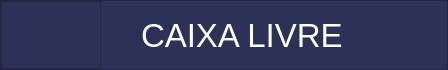
        <widget class="QFrame" name="frame">
         <property name="minimumSize">
          <size>
           <width>0</width>
           <height>50</height>
          </size>
         </property>
         <property name="maximumSize">
          <size>
           <width>16777215</width>
           <height>70</height>
          </size>
         </property>
         <property name="styleSheet">
          <string notr="true">QFrame{background-color: #2b3157;

}
QPushButton{
background-color: #2b3157;
border:none;
}</string>
         </property>
         <property name="frameShape">
          <enum>QFrame::StyledPanel</enum>
         </property>
         <property name="frameShadow">
          <enum>QFrame::Raised</enum>
         </property>
         <layout class="QHBoxLayout" name="horizontalLayout">
          <property name="spacing">
           <number>0</number>
          </property>
          <property name="leftMargin">
           <number>0</number>
          </property>
          <property name="topMargin">
           <number>0</number>
          </property>
          <property name="rightMargin">
           <number>0</number>
          </property>
          <property name="bottomMargin">
           <number>0</number>
          </property>
          <item>
           <widget class="QFrame" name="frame_logo">
            <property name="minimumSize">
             <size>
              <width>100</width>
              <height>50</height>
             </size>
            </property>
            <property name="styleSheet">
             <string notr="true">image: url(:/logo/pdv.png);</string>
            </property>
            <property name="frameShape">
             <enum>QFrame::StyledPanel</enum>
            </property>
            <property name="frameShadow">
             <enum>QFrame::Raised</enum>
            </property>
           </widget>
          </item>
          <item>
           <spacer name="horizontalSpacer">
            <property name="orientation">
             <enum>Qt::Horizontal</enum>
            </property>
            <property name="sizeHint" stdset="0">
             <size>
              <width>40</width>
              <height>20</height>
             </size>
            </property>
           </spacer>
          </item>
          <item>
           <widget class="QLabel" name="lb_caixa_livre">
            <property name="font">
             <font>
              <pointsize>25</pointsize>
             </font>
            </property>
            <property name="styleSheet">
             <string notr="true">color: rgb(255, 255, 255);</string>
            </property>
            <property name="text">
             <string>CAIXA LIVRE</string>
            </property>
           </widget>
          </item>
          <item>
           <spacer name="horizontalSpacer_2">
            <property name="orientation">
             <enum>Qt::Horizontal</enum>
            </property>
            <property name="sizeHint" stdset="0">
             <size>
              <width>40</width>
              <height>20</height>
             </size>
            </property>
           </spacer>
          </item>
          <item>
           <widget class="QPushButton" name="bt_minize">
            <property name="focusPolicy">
             <enum>Qt::NoFocus</enum>
            </property>
            <property name="text">
             <string/>
            </property>
            <property name="icon">
             <iconset resource="../../icone/icone.qrc">
              <normaloff>:/botoestop/minimze.png</normaloff>:/botoestop/minimze.png</iconset>
            </property>
            <property name="iconSize">
             <size>
              <width>35</width>
              <height>35</height>
             </size>
            </property>
           </widget>
          </item>
          <item>
           <widget class="QPushButton" name="bt_close">
            <property name="focusPolicy">
             <enum>Qt::NoFocus</enum>
            </property>
            <property name="text">
             <string/>
            </property>
            <property name="icon">
             <iconset resource="../../icone/icone.qrc">
              <normaloff>:/botoestop/close.png</normaloff>:/botoestop/close.png</iconset>
            </property>
            <property name="iconSize">
             <size>
              <width>40</width>
              <height>45</height>
             </size>
            </property>
           </widget>
          </item>
         </layout>
        </widget>
